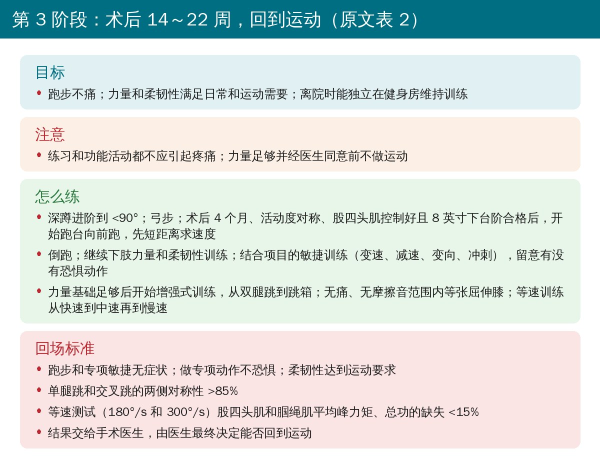
#> input picture wechat/meniscal-repair-rehab-cavanaugh/images/img12.jpg, 1200 x 912 px (shown at 1/2 size)
$ python -i make_figs.py   (imports and definitions only)
#> lines starting #> are read from the running program, lines starting #| are printed output that depends on the picture
#!/usr/bin/env python3
"""半月板修复术后康复推文配图：首图、原文图（英文换成中文）、编者整理卡片、封面
用法：python3 make_figs.py <原文 PDF> <输出目录>"""
import sys
import pymupdf
from PIL import Image, ImageDraw, ImageFont

PDF, OUT = sys.argv[1], sys.argv[2]
F = '/usr/share/fonts/truetype/wqy/wqy-zenhei.ttc'
font = lambda s: ImageFont.truetype(F, max(8, int(s)))
INK = (30, 30, 30); GREY = (110, 110, 110); TEAL = (0, 110, 130); RED = (190, 40, 50)
LT = (225, 240, 243); OR = (252, 240, 230); GR = (232, 245, 233); PK = (250, 228, 228); PU = (234, 230, 246)
Z = 4
K, G, R = (0, 0, 0), (94, 94, 94), (255, 38, 0)
# [1 line not run here, left out]
PUNC = '，。；、：）”'


def save(im, n):
    im.convert('RGB').save(f'{OUT}/img{n:02d}.jpg', quality=88, optimize=True)


# [38 lines left out: functions titled, capbox, para, bullet, not called in this run]


def para_h(t, fs, w, gap=10):
    d0 = ImageDraw.Draw(Image.new('RGB', (1, 1)))
    return para(d0, 0, 0, t, fs, w, gap=gap)


# [9 lines left out: function phases, not called in this run]


import numpy as np


import io


def raw(x):
#> `cv = Image.new('RGB', (900, H), 'white'); x = 0`: cv: PIL image 900x383 RGB; every value is 255
#> further down, picture is the input picture: PIL image 1200x912 RGB; mean R, G, B 213.9, 221.8, 218.9
    return Image.open(io.BytesIO(doc.extract_image(x)['image'])).convert('RGB')


def cover_from(im, cx=0.5, cy=0.5):
    """封面 900×383：从原文插图按比例裁出一块（cx、cy 为裁剪中心的相对位置）"""
#> called with cx = 0.5, cy = 0.5
    r = 900 / 383; w, h = im.size
#> after `w, h = im.size`: w = 1200; h = 912
    if w / h > r: cw, ch = round(h * r), h
    else: cw, ch = w, round(w / r)
#> cw = 1200; ch = 511
    x = min(max(0, round(cx * w - cw / 2)), w - cw); y = min(max(0, round(cy * h - ch / 2)), h - ch)
#> after `x = min(max(0, round(cx * w - cw / 2)), w - cw)`: x = 0
#> after `y = min(max(0, round(cy * h - ch / 2)), h - ch)`: y = 200
    im.crop((x, y, x + cw, y + ch)).resize((900, 383), Image.LANCZOS).convert('RGB').save(f'{OUT}/cover.jpg', quality=90)
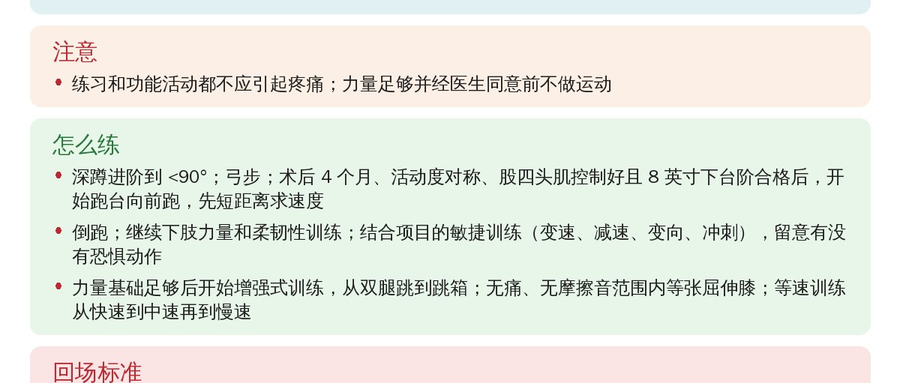
#> saved as cover.jpg: PIL image 900x383 RGB; mean R, G, B 231.4, 234.2, 226.2


# [12 lines left out: function tiles, not called in this run]


def one(x, cap, title, n):
    save(titled(capbox(x, cap), title), n)


# [83 lines left out: functions title_card, zh_label, zh_boxes, heal, dark_mask, vtext and 1 more, not called in this run]


def figsave(plt, fig, title, n):
    b = io.BytesIO(); fig.savefig(b, dpi=150, bbox_inches='tight', facecolor='white'); plt.close(fig)
    save(titled(Image.open(b).convert('RGB'), title), n)


# [13 lines left out: function ctable, not called in this run]


# 首图：原题直译
# [6 lines not run here, left out]

# 原文图 1：线稿里的英文标注换成中文
# [1 line that did not run here, left out]
# 字母所在的紧凑方框：刷白（框内没有线条），再写中文
# [98 lines not run here, left out]

# 封面：原文图 3、4、5 三张康复照片并排（股四头肌电刺激、平衡训练、下台阶），拼成 900×383
H = 383; ws = [300, 296, 296]; gap = 4
# [1 line that did not run here, left out]
cv = Image.new('RGB', (900, H), 'white'); x = 0
# [4 lines not run here, left out]

>>> from PIL import Image
>>> picture = Image.open('../images/img12.jpg')
>>> result = cover_from(picture)
